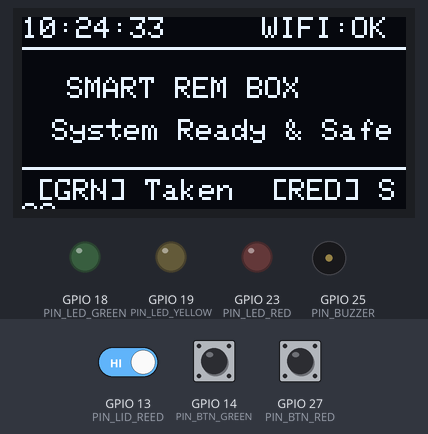
Bench run of a sketch on a simulated ESP32. On the bench: 128×64 one-colour display, output pins drawn as LEDs (lit = HIGH), buzzer (waves = sounding). The test bench sets the inputs (shaded band); at power-on: GPIO 14 (PIN_BTN_GREEN) HIGH, GPIO 27 (PIN_BTN_RED) HIGH, GPIO 13 (PIN_LID_REED) HIGH. WiFi joins after 1.5 s; servers stay silent unless stated; uploads are accepted with an empty reply; the local clock reads 2024-03-15 10:24:30 at power-on unless the sketch sets it; what the sketch prints to the serial monitor is not drawn.

Above: at 4.2 s.
4.3 s: GPIO 14 (PIN_BTN_GREEN) pulled LOW for 0.15 s
At 5.3 s:
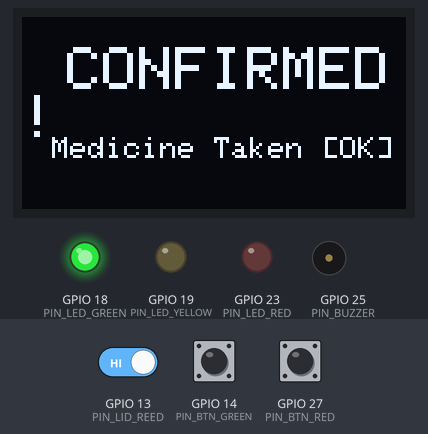
7.4 s: GPIO 27 (PIN_BTN_RED) pulled LOW for 1 s
At 9.6 s:
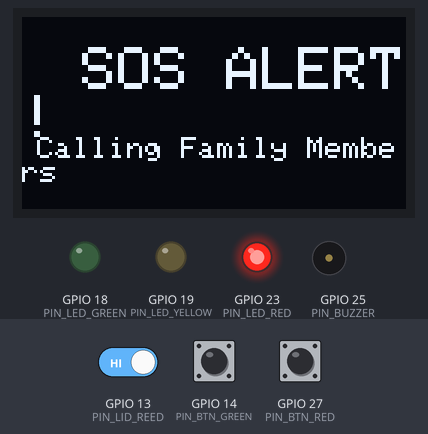
13.9 s: GPIO 14 (PIN_BTN_GREEN) pulled LOW for 1 s
At 17.7 s:
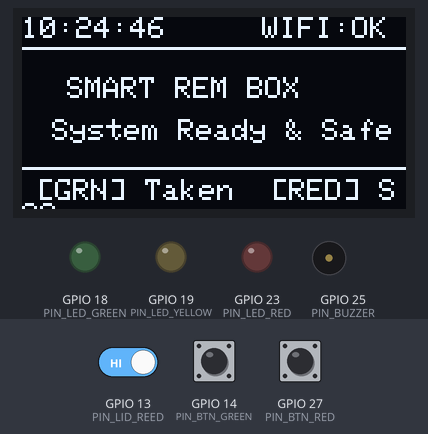
17.9 s: GPIO 27 (PIN_BTN_RED) pulled LOW for 0.15 s
At 23.1 s:
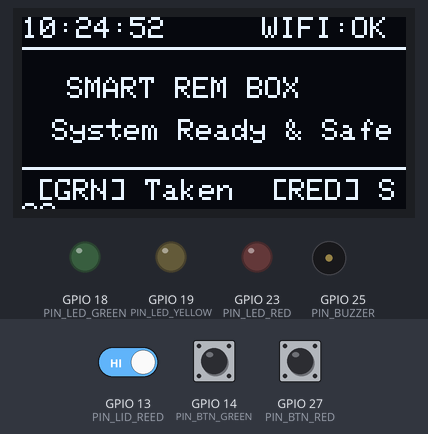
Timing chart, 0 to 24.6 s (numbered marks = the images above; inputs shaded):
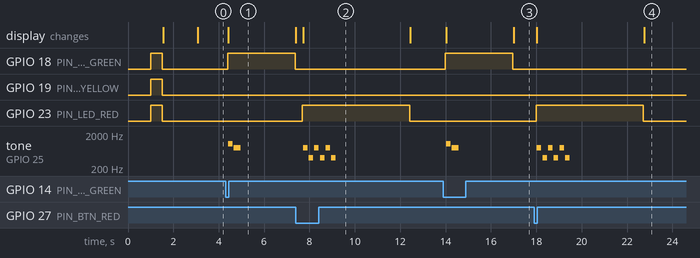

The sketch:

esp32_smart_medicine_box.ino
```cpp
/*
 ==============================================================================
  SMART REM - Medicine Reminder System for Elderly People
  ESP32 Smart Medicine Box Controller Firmware

  Features:
  - Wi-Fi Connectivity & REST API Synchronization
  - Real-Time Clock (DS3231 I2C) Time Management
  - 0.96" I2C OLED Display (SSD1306) for Medicine Names & Instructions
  - Audio Buzzer with Progressive Melodies for Elderly Hearing
  - Physical Push Buttons:
      * GREEN BUTTON (GPIO 14) : Medicine Taken Confirmation
      * RED BUTTON   (GPIO 27) : Emergency SOS & Decline
  - Magnetic Reed Switch (GPIO 13) : Box Lid Open / Close Detection
  - Status LEDs:
      * GREEN LED  (GPIO 18) : Intake Verified (Tick Indication)
      * YELLOW LED (GPIO 19) : Reminder Active / Pending
      * RED LED    (GPIO 23) : Missed Dose / Warning Indication
  - GSM SIM800L Direct SMS Fallback Support (Optional UART)
 ==============================================================================
*/

#include <WiFi.h>
#include <HTTPClient.h>
#include <Wire.h>
#include <Adafruit_GFX.h>
#include <Adafruit_SSD1306.h>
#include <RTClib.h>
#include <ArduinoJson.h>

// --- NETWORK CONFIGURATION ---
const char* WIFI_SSID = "YOUR_WIFI_SSID";
const char* WIFI_PASSWORD = "YOUR_WIFI_PASSWORD";
const char* SERVER_URL = "http://192.168.1.100:3000"; // Replace with your backend server IP

// --- PIN DEFINITIONS ---
#define PIN_BUZZER        25
#define PIN_BTN_GREEN     14    // Taken Confirmation
#define PIN_BTN_RED       27    // SOS / Declined
#define PIN_LID_REED      13    // Magnetic Reed Switch
#define PIN_LED_GREEN     18
#define PIN_LED_YELLOW    19
#define PIN_LED_RED       23

// --- OLED DISPLAY CONFIG ---
#define SCREEN_WIDTH 128
#define SCREEN_HEIGHT 64
#define OLED_RESET -1
Adafruit_SSD1306 display(SCREEN_WIDTH, SCREEN_HEIGHT, &Wire, OLED_RESET);

// --- REAL TIME CLOCK ---
RTC_DS3231 rtc;

// --- STATE VARIABLES ---
bool isAlarmActive = false;
String currentMedName = "";
String currentMedDose = "";
int currentCompartment = 1;
unsigned long lastHeartbeatTime = 0;
const unsigned long HEARTBEAT_INTERVAL = 5000; // 5 seconds

// Melody tone notes
const int NOTE_C5 = 523;
const int NOTE_E5 = 659;
const int NOTE_G5 = 784;
const int NOTE_C6 = 1047;

void setup() {
  Serial.begin(115200);
  delay(1000);
  Serial.println("\n[INIT] SMART REM ESP32 Firmware Starting...");

  // 1. Initialize GPIO Pins
  pinMode(PIN_BUZZER, OUTPUT);
  pinMode(PIN_LED_GREEN, OUTPUT);
  pinMode(PIN_LED_YELLOW, OUTPUT);
  pinMode(PIN_LED_RED, OUTPUT);

  pinMode(PIN_BTN_GREEN, INPUT_PULLUP);
  pinMode(PIN_BTN_RED, INPUT_PULLUP);
  pinMode(PIN_LID_REED, INPUT_PULLUP);

  // Initial LED Test
  digitalWrite(PIN_LED_GREEN, HIGH);
  digitalWrite(PIN_LED_YELLOW, HIGH);
  digitalWrite(PIN_LED_RED, HIGH);
  delay(500);
  digitalWrite(PIN_LED_GREEN, LOW);
  digitalWrite(PIN_LED_YELLOW, LOW);
  digitalWrite(PIN_LED_RED, LOW);

  // 2. Initialize OLED Display
  if (!display.begin(SSD1306_SWITCHCAPVCC, 0x3C)) {
    Serial.println("[ERROR] SSD1306 OLED allocation failed");
  } else {
    display.clearDisplay();
    display.setTextColor(SSD1306_WHITE);
    display.setTextSize(1);
    display.setCursor(10, 10);
    display.println("SMART REM BOX");
    display.setCursor(10, 30);
    display.println("Connecting WiFi...");
    display.display();
  }

  // 3. Initialize DS3231 RTC
  if (!rtc.begin()) {
    Serial.println("[WARN] DS3231 RTC not found, using internal timer");
  } else if (rtc.lostPower()) {
    Serial.println("[RTC] RTC lost power, setting compile time");
    rtc.adjust(DateTime(F(__DATE__), F(__TIME__)));
  }

  // 4. Connect to Wi-Fi
  WiFi.mode(WIFI_STA);
  WiFi.begin(WIFI_SSID, WIFI_PASSWORD);
  Serial.print("[WIFI] Connecting to ");
  Serial.print(WIFI_SSID);

  int attempts = 0;
  while (WiFi.status() != WL_CONNECTED && attempts < 20) {
    delay(500);
    Serial.print(".");
    attempts++;
  }

  if (WiFi.status() == WL_CONNECTED) {
    Serial.println("\n[WIFI] Connected successfully!");
    Serial.print("[WIFI] IP Address: ");
    Serial.println(WiFi.localIP());
  } else {
    Serial.println("\n[WIFI] Offline mode active (RTC and Buttons operational)");
  }

  showStandbyDisplay();
}

void loop() {
  // 1. Check Button Inputs
  checkPhysicalButtons();

  // 2. Periodic Backend Heartbeat & Alarm Sync
  if (millis() - lastHeartbeatTime > HEARTBEAT_INTERVAL) {
    lastHeartbeatTime = millis();
    syncWithBackend();
  }

  // 3. Handle Active Alarm Sounds & Flashes
  if (isAlarmActive) {
    playReminderMelody();
  }

  delay(50);
}

// ----------------------------------------------------------------------------
// PHYSICAL BUTTON & SENSOR HANDLERS
// ----------------------------------------------------------------------------
void checkPhysicalButtons() {
  // Green Button (Taken)
  if (digitalRead(PIN_BTN_GREEN) == LOW) {
    delay(50); // Debounce
    if (digitalRead(PIN_BTN_GREEN) == LOW) {
      Serial.println("[BUTTON] GREEN BUTTON PRESSED - Medicine Taken");
      onGreenButtonPressed();
      while (digitalRead(PIN_BTN_GREEN) == LOW); // Wait release
    }
  }

  // Red Button (Emergency SOS / Declined)
  if (digitalRead(PIN_BTN_RED) == LOW) {
    delay(50); // Debounce
    if (digitalRead(PIN_BTN_RED) == LOW) {
      Serial.println("[BUTTON] RED BUTTON PRESSED - Emergency SOS!");
      onRedButtonPressed();
      while (digitalRead(PIN_BTN_RED) == LOW); // Wait release
    }
  }

  // Box Lid Reed Switch
  static int lastLidState = HIGH;
  int currentLidState = digitalRead(PIN_LID_REED);
  if (currentLidState != lastLidState) {
    lastLidState = currentLidState;
    if (currentLidState == LOW) {
      Serial.println("[LID] Box Lid OPENED");
      sendLidEvent("LID_OPENED");
    } else {
      Serial.println("[LID] Box Lid CLOSED");
      sendLidEvent("LID_CLOSED");
    }
  }
}

void onGreenButtonPressed() {
  // Turn on Green LED indicator
  digitalWrite(PIN_LED_GREEN, HIGH);
  digitalWrite(PIN_LED_YELLOW, LOW);
  digitalWrite(PIN_LED_RED, LOW);
  isAlarmActive = false;
  noTone(PIN_BUZZER);

  // Show Confirmation on OLED
  display.clearDisplay();
  display.setTextSize(2);
  display.setCursor(15, 10);
  display.println("CONFIRMED!");
  display.setTextSize(1);
  display.setCursor(10, 40);
  display.println("Medicine Taken [OK]");
  display.display();

  // Play short success chirp
  tone(PIN_BUZZER, NOTE_C6, 200);
  delay(250);
  tone(PIN_BUZZER, NOTE_G5, 300);

  // Send API event
  sendActionToBackend("GREEN_BUTTON_PRESSED");
  delay(2500);
  digitalWrite(PIN_LED_GREEN, LOW);
  showStandbyDisplay();
}

void onRedButtonPressed() {
  // Red Alert
  digitalWrite(PIN_LED_RED, HIGH);
  digitalWrite(PIN_LED_YELLOW, LOW);
  isAlarmActive = false;

  // Show SOS Alert on OLED
  display.clearDisplay();
  display.setTextSize(2);
  display.setCursor(20, 10);
  display.println("SOS ALERT!");
  display.setTextSize(1);
  display.setCursor(5, 40);
  display.println("Calling Family Members");
  display.display();

  // Play warning alarm
  for (int i = 0; i < 3; i++) {
    tone(PIN_BUZZER, 800, 200);
    delay(250);
    tone(PIN_BUZZER, 400, 200);
    delay(250);
  }

  sendActionToBackend("RED_BUTTON_PRESSED");
  delay(3000);
  digitalWrite(PIN_LED_RED, LOW);
  showStandbyDisplay();
}

// ----------------------------------------------------------------------------
// DISPLAY CONTROLLERS
// ----------------------------------------------------------------------------
void showStandbyDisplay() {
  DateTime now = rtc.now();
  display.clearDisplay();

  // Header: Time & Status
  display.setTextSize(1);
  display.setCursor(0, 0);
  display.printf("%02d:%02d:%02d", now.hour(), now.minute(), now.second());
  display.setCursor(80, 0);
  display.println(WiFi.status() == WL_CONNECTED ? "WIFI:OK" : "STANDALONE");

  display.drawLine(0, 10, 128, 10, SSD1306_WHITE);

  // Body: Standby Message
  display.setTextSize(1);
  display.setCursor(15, 20);
  display.println("SMART REM BOX");
  display.setCursor(10, 34);
  display.println("System Ready & Safe");

  // Footer: Button Guide
  display.drawLine(0, 50, 128, 50, SSD1306_WHITE);
  display.setCursor(5, 54);
  display.println("[GRN] Taken  [RED] SOS");

  display.display();
}

void showAlarmDisplay(String medName, String medDose, int compartment) {
  display.clearDisplay();

  display.setTextSize(1);
  display.setCursor(0, 0);
  display.println(">> MEDICINE TIME <<");
  display.drawLine(0, 10, 128, 10, SSD1306_WHITE);

  display.setTextSize(1);
  display.setCursor(0, 16);
  display.print("BOX COMPARTMENT: #");
  display.println(compartment);

  display.setTextSize(1);
  display.setCursor(0, 30);
  display.println(medName);

  display.setCursor(0, 42);
  display.println(medDose);

  display.drawLine(0, 52, 128, 52, SSD1306_WHITE);
  display.setCursor(0, 55);
  display.println("PRESS GREEN WHEN TAKEN");

  display.display();
}

// ----------------------------------------------------------------------------
// AUDIO ALARM FOR ELDERLY
// ----------------------------------------------------------------------------
void playReminderMelody() {
  digitalWrite(PIN_LED_YELLOW, HIGH);
  tone(PIN_BUZZER, NOTE_C5, 200); delay(220);
  tone(PIN_BUZZER, NOTE_E5, 200); delay(220);
  tone(PIN_BUZZER, NOTE_G5, 200); delay(220);
  tone(PIN_BUZZER, NOTE_C6, 400); delay(450);
  digitalWrite(PIN_LED_YELLOW, LOW);
  delay(1500); // Pause between melody cycles
}

// ----------------------------------------------------------------------------
// BACKEND REST API COMMUNICATION
// ----------------------------------------------------------------------------
void syncWithBackend() {
  if (WiFi.status() != WL_CONNECTED) return;

  HTTPClient http;
  String url = String(SERVER_URL) + "/api/box/heartbeat";
  http.begin(url);
  http.addHeader("Content-Type", "application/json");

  int httpCode = http.POST("{}");
  if (httpCode == HTTP_CODE_OK) {
    String payload = http.getString();

    StaticJsonDocument<512> doc;
    DeserializationError error = deserializeJson(doc, payload);
    if (!error) {
      if (!doc["activeAlarm"].isNull()) {
        JsonObject alarm = doc["activeAlarm"];
        JsonObject med = alarm["medicine"];

        currentMedName = med["name"].as<String>();
        currentMedDose = med["dosage"].as<String>();
        currentCompartment = med["compartmentNumber"].as<int>();

        if (!isAlarmActive) {
          isAlarmActive = true;
          showAlarmDisplay(currentMedName, currentMedDose, currentCompartment);
        }
      } else {
        if (isAlarmActive) {
          isAlarmActive = false;
          noTone(PIN_BUZZER);
          showStandbyDisplay();
        }
      }
    }
  }
  http.end();
}

void sendActionToBackend(String action) {
  if (WiFi.status() != WL_CONNECTED) return;

  HTTPClient http;
  String url = String(SERVER_URL) + "/api/box/action";
  http.begin(url);
  http.addHeader("Content-Type", "application/json");

  String jsonPayload = "{\"action\":\"" + action + "\", \"compartmentNumber\":" + String(currentCompartment) + "}";
  http.POST(jsonPayload);
  http.end();
}

void sendLidEvent(String action) {
  sendActionToBackend(action);
}
```

Measured:
- after the input at 4.3 s, GPIO 18 (PIN_LED_GREEN): LOW → HIGH after 0.09 s, → LOW 3.0 s later; tone on GPIO 25 (PIN_BUZZER): silent → 1047 Hz after 0.11 s, → silent 0.20 s later, → 784 Hz 0.05 s later, → silent 0.30 s later; the display: changes after 0.11 s (image 1)
- after the input at 7.4 s, GPIO 23 (PIN_LED_RED): LOW → HIGH after 0.29 s, → LOW 4.7 s later; tone on GPIO 25 (PIN_BUZZER): silent → 800 Hz after 0.32 s, then repeats every 0.50 s: silent 0.05 s, 400 Hz 0.20 s, silent 0.05 s, 800 Hz 0.20 s, until it stays silent from 9.2 s; the display: changes after 0.32 s (image 2)
- after the input at 13.9 s, GPIO 18 (PIN_LED_GREEN): LOW → HIGH after 0.10 s, → LOW 3.0 s later; tone on GPIO 25 (PIN_BUZZER): silent → 1047 Hz after 0.12 s, → silent 0.20 s later, → 784 Hz 0.05 s later, → silent 0.30 s later; the display: first changes after 0.12 s (image 3 shows a later state)
- after the input at 17.9 s, GPIO 23 (PIN_LED_RED): LOW → HIGH after 0.10 s, → LOW 4.7 s later; tone on GPIO 25 (PIN_BUZZER): silent → 800 Hz after 0.13 s, then repeats every 0.50 s: silent 0.05 s, 400 Hz 0.20 s, silent 0.05 s, 800 Hz 0.20 s, until it stays silent from 19.5 s; the display: first changes after 0.13 s (image 4 shows a later state)
